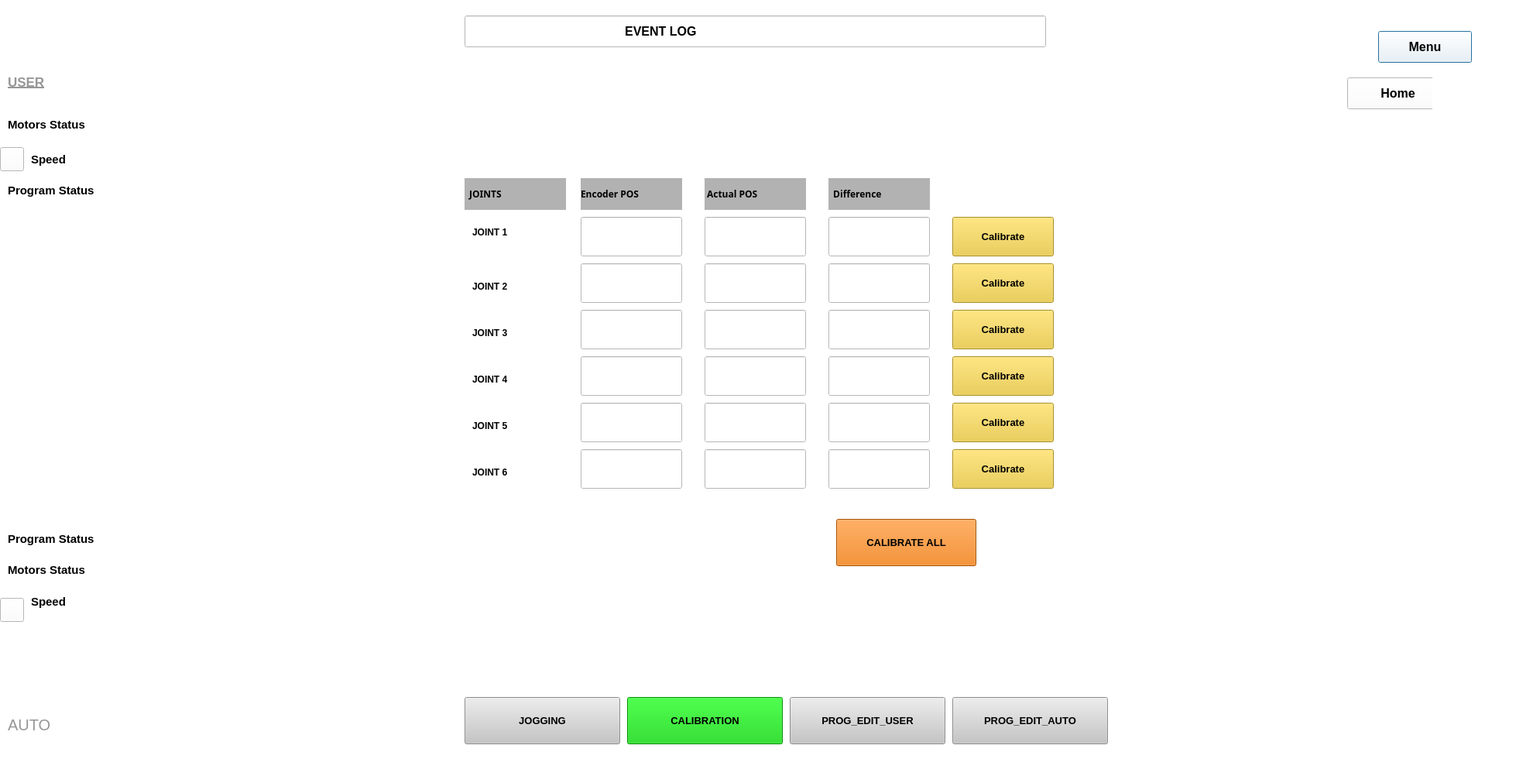
<?xml version="1.0" encoding="UTF-8"?>
<ui version="4.0">
 <class>Dialog</class>
 <widget class="QDialog" name="Dialog">
  <property name="geometry">
   <rect>
    <x>0</x>
    <y>0</y>
    <width>1989</width>
    <height>1011</height>
   </rect>
  </property>
  <property name="windowTitle">
   <string>Dialog</string>
  </property>
  <property name="styleSheet">
   <string notr="true">background-color: rgb(255, 255, 255);</string>
  </property>
  <widget class="QLineEdit" name="lineEdit">
   <property name="geometry">
    <rect>
     <x>600</x>
     <y>20</y>
     <width>751</width>
     <height>41</height>
    </rect>
   </property>
   <property name="font">
    <font>
     <pointsize>12</pointsize>
     <weight>75</weight>
     <bold>true</bold>
    </font>
   </property>
   <property name="text">
    <string>                                              EVENT LOG</string>
   </property>
  </widget>
  <widget class="QLabel" name="label_4">
   <property name="geometry">
    <rect>
     <x>610</x>
     <y>30</y>
     <width>21</width>
     <height>21</height>
    </rect>
   </property>
   <property name="text">
    <string/>
   </property>
   <property name="pixmap">
    <pixmap>../images_home/info.png</pixmap>
   </property>
   <property name="scaledContents">
    <bool>true</bool>
   </property>
  </widget>
  <widget class="QLabel" name="label_6">
   <property name="geometry">
    <rect>
     <x>1540</x>
     <y>700</y>
     <width>311</width>
     <height>251</height>
    </rect>
   </property>
   <property name="text">
    <string/>
   </property>
   <property name="pixmap">
    <pixmap>../images_home/1.png</pixmap>
   </property>
   <property name="scaledContents">
    <bool>true</bool>
   </property>
  </widget>
  <widget class="QLabel" name="label_7">
   <property name="geometry">
    <rect>
     <x>10</x>
     <y>840</y>
     <width>51</width>
     <height>61</height>
    </rect>
   </property>
   <property name="text">
    <string/>
   </property>
   <property name="pixmap">
    <pixmap>../images_home/a-removebg-preview.png</pixmap>
   </property>
   <property name="scaledContents">
    <bool>true</bool>
   </property>
  </widget>
  <widget class="QLabel" name="label_8">
   <property name="geometry">
    <rect>
     <x>10</x>
     <y>920</y>
     <width>91</width>
     <height>31</height>
    </rect>
   </property>
   <property name="font">
    <font>
     <pointsize>15</pointsize>
    </font>
   </property>
   <property name="styleSheet">
    <string notr="true">color:rgb(151, 151, 151);
font-size:15pt;</string>
   </property>
   <property name="text">
    <string>AUTO</string>
   </property>
  </widget>
  <widget class="QLabel" name="label_10">
   <property name="geometry">
    <rect>
     <x>10</x>
     <y>80</y>
     <width>131</width>
     <height>51</height>
    </rect>
   </property>
   <property name="font">
    <font>
     <pointsize>13</pointsize>
     <weight>75</weight>
     <italic>false</italic>
     <bold>true</bold>
     <underline>true</underline>
    </font>
   </property>
   <property name="styleSheet">
    <string notr="true">color:rgb(151, 151, 151);
font-size:13pt;</string>
   </property>
   <property name="text">
    <string>USER</string>
   </property>
  </widget>
  <widget class="QLabel" name="label_9">
   <property name="geometry">
    <rect>
     <x>10</x>
     <y>10</y>
     <width>51</width>
     <height>61</height>
    </rect>
   </property>
   <property name="text">
    <string/>
   </property>
   <property name="pixmap">
    <pixmap>../images_home/U.png</pixmap>
   </property>
   <property name="scaledContents">
    <bool>true</bool>
   </property>
  </widget>
  <widget class="QPushButton" name="calibratemenubtn1">
   <property name="geometry">
    <rect>
     <x>1780</x>
     <y>40</y>
     <width>121</width>
     <height>41</height>
    </rect>
   </property>
   <property name="font">
    <font>
     <pointsize>12</pointsize>
     <weight>75</weight>
     <bold>true</bold>
    </font>
   </property>
   <property name="text">
    <string>Menu</string>
   </property>
   <property name="icon">
    <iconset>
     <normaloff>:/symbol/menu.png</normaloff>:/symbol/menu.png</iconset>
   </property>
  </widget>
  <widget class="QLabel" name="label">
   <property name="geometry">
    <rect>
     <x>610</x>
     <y>290</y>
     <width>71</width>
     <height>20</height>
    </rect>
   </property>
   <property name="font">
    <font>
     <pointsize>9</pointsize>
     <weight>75</weight>
     <bold>true</bold>
    </font>
   </property>
   <property name="text">
    <string>JOINT 1</string>
   </property>
  </widget>
  <widget class="QLabel" name="label_2">
   <property name="geometry">
    <rect>
     <x>610</x>
     <y>360</y>
     <width>71</width>
     <height>20</height>
    </rect>
   </property>
   <property name="font">
    <font>
     <pointsize>9</pointsize>
     <weight>75</weight>
     <bold>true</bold>
    </font>
   </property>
   <property name="text">
    <string>JOINT 2</string>
   </property>
  </widget>
  <widget class="QLabel" name="label_5">
   <property name="geometry">
    <rect>
     <x>610</x>
     <y>420</y>
     <width>81</width>
     <height>20</height>
    </rect>
   </property>
   <property name="font">
    <font>
     <pointsize>9</pointsize>
     <weight>75</weight>
     <bold>true</bold>
    </font>
   </property>
   <property name="text">
    <string>JOINT 3</string>
   </property>
  </widget>
  <widget class="QLabel" name="label_12">
   <property name="geometry">
    <rect>
     <x>610</x>
     <y>480</y>
     <width>81</width>
     <height>20</height>
    </rect>
   </property>
   <property name="font">
    <font>
     <pointsize>9</pointsize>
     <weight>75</weight>
     <bold>true</bold>
    </font>
   </property>
   <property name="text">
    <string>JOINT 4</string>
   </property>
  </widget>
  <widget class="QLabel" name="label_13">
   <property name="geometry">
    <rect>
     <x>610</x>
     <y>540</y>
     <width>71</width>
     <height>20</height>
    </rect>
   </property>
   <property name="font">
    <font>
     <pointsize>9</pointsize>
     <weight>75</weight>
     <bold>true</bold>
    </font>
   </property>
   <property name="text">
    <string>JOINT 5</string>
   </property>
  </widget>
  <widget class="QLabel" name="label_15">
   <property name="geometry">
    <rect>
     <x>610</x>
     <y>600</y>
     <width>71</width>
     <height>20</height>
    </rect>
   </property>
   <property name="font">
    <font>
     <pointsize>9</pointsize>
     <weight>75</weight>
     <bold>true</bold>
    </font>
   </property>
   <property name="text">
    <string>JOINT 6</string>
   </property>
  </widget>
  <widget class="QLabel" name="label_16">
   <property name="geometry">
    <rect>
     <x>600</x>
     <y>230</y>
     <width>131</width>
     <height>41</height>
    </rect>
   </property>
   <property name="font">
    <font>
     <family>MS Reference Sans Serif</family>
     <pointsize>9</pointsize>
     <weight>75</weight>
     <bold>true</bold>
    </font>
   </property>
   <property name="styleSheet">
    <string notr="true">background-color: rgb(178, 178, 178);</string>
   </property>
   <property name="text">
    <string>  JOINTS</string>
   </property>
  </widget>
  <widget class="QLabel" name="label_17">
   <property name="geometry">
    <rect>
     <x>750</x>
     <y>230</y>
     <width>131</width>
     <height>41</height>
    </rect>
   </property>
   <property name="font">
    <font>
     <family>MS Reference Sans Serif</family>
     <pointsize>9</pointsize>
     <weight>75</weight>
     <bold>true</bold>
    </font>
   </property>
   <property name="styleSheet">
    <string notr="true">background-color: rgb(178, 178, 178);</string>
   </property>
   <property name="text">
    <string>Encoder POS</string>
   </property>
  </widget>
  <widget class="QLabel" name="label_18">
   <property name="geometry">
    <rect>
     <x>910</x>
     <y>230</y>
     <width>131</width>
     <height>41</height>
    </rect>
   </property>
   <property name="font">
    <font>
     <family>MS Reference Sans Serif</family>
     <pointsize>9</pointsize>
     <weight>75</weight>
     <bold>true</bold>
    </font>
   </property>
   <property name="styleSheet">
    <string notr="true">background-color: rgb(178, 178, 178);</string>
   </property>
   <property name="text">
    <string> Actual POS</string>
   </property>
  </widget>
  <widget class="QLabel" name="label_19">
   <property name="geometry">
    <rect>
     <x>1070</x>
     <y>230</y>
     <width>131</width>
     <height>41</height>
    </rect>
   </property>
   <property name="font">
    <font>
     <family>MS Reference Sans Serif</family>
     <pointsize>9</pointsize>
     <weight>75</weight>
     <bold>true</bold>
    </font>
   </property>
   <property name="styleSheet">
    <string notr="true">background-color: rgb(178, 178, 178);</string>
   </property>
   <property name="text">
    <string>  Difference</string>
   </property>
  </widget>
  <widget class="QPushButton" name="pushButton_10">
   <property name="geometry">
    <rect>
     <x>1230</x>
     <y>580</y>
     <width>131</width>
     <height>51</height>
    </rect>
   </property>
   <property name="font">
    <font>
     <pointsize>10</pointsize>
     <weight>75</weight>
     <bold>true</bold>
    </font>
   </property>
   <property name="styleSheet">
    <string notr="true">background-color: rgb(235, 199, 51);</string>
   </property>
   <property name="text">
    <string>Calibrate</string>
   </property>
  </widget>
  <widget class="QLabel" name="label_20">
   <property name="geometry">
    <rect>
     <x>1370</x>
     <y>290</y>
     <width>35</width>
     <height>31</height>
    </rect>
   </property>
   <property name="text">
    <string/>
   </property>
   <property name="pixmap">
    <pixmap>:/NEW/LOGIN/Images_UI/lock-fotor-bg-remover-2023090612198.png</pixmap>
   </property>
   <property name="scaledContents">
    <bool>true</bool>
   </property>
  </widget>
  <widget class="QLabel" name="label_21">
   <property name="geometry">
    <rect>
     <x>1370</x>
     <y>330</y>
     <width>35</width>
     <height>31</height>
    </rect>
   </property>
   <property name="text">
    <string/>
   </property>
   <property name="pixmap">
    <pixmap>:/NEW/LOGIN/Images_UI/lock-fotor-bg-remover-2023090612198.png</pixmap>
   </property>
   <property name="scaledContents">
    <bool>true</bool>
   </property>
  </widget>
  <widget class="QLabel" name="label_22">
   <property name="geometry">
    <rect>
     <x>1370</x>
     <y>380</y>
     <width>35</width>
     <height>31</height>
    </rect>
   </property>
   <property name="text">
    <string/>
   </property>
   <property name="pixmap">
    <pixmap>:/NEW/LOGIN/Images_UI/lock-fotor-bg-remover-2023090612198.png</pixmap>
   </property>
   <property name="scaledContents">
    <bool>true</bool>
   </property>
  </widget>
  <widget class="QLabel" name="label_23">
   <property name="geometry">
    <rect>
     <x>1370</x>
     <y>430</y>
     <width>35</width>
     <height>31</height>
    </rect>
   </property>
   <property name="text">
    <string/>
   </property>
   <property name="pixmap">
    <pixmap>:/NEW/LOGIN/Images_UI/lock-fotor-bg-remover-2023090612198.png</pixmap>
   </property>
   <property name="scaledContents">
    <bool>true</bool>
   </property>
  </widget>
  <widget class="QLabel" name="label_24">
   <property name="geometry">
    <rect>
     <x>1370</x>
     <y>480</y>
     <width>35</width>
     <height>31</height>
    </rect>
   </property>
   <property name="text">
    <string/>
   </property>
   <property name="pixmap">
    <pixmap>:/NEW/LOGIN/Images_UI/lock-fotor-bg-remover-2023090612198.png</pixmap>
   </property>
   <property name="scaledContents">
    <bool>true</bool>
   </property>
  </widget>
  <widget class="QPushButton" name="pushButton_12">
   <property name="geometry">
    <rect>
     <x>1080</x>
     <y>670</y>
     <width>181</width>
     <height>61</height>
    </rect>
   </property>
   <property name="font">
    <font>
     <pointsize>10</pointsize>
     <weight>75</weight>
     <bold>true</bold>
    </font>
   </property>
   <property name="styleSheet">
    <string notr="true">background-color: rgb(231, 115, 0);</string>
   </property>
   <property name="text">
    <string>CALIBRATE ALL</string>
   </property>
  </widget>
  <widget class="QLabel" name="label_26">
   <property name="geometry">
    <rect>
     <x>1250</x>
     <y>610</y>
     <width>35</width>
     <height>31</height>
    </rect>
   </property>
   <property name="text">
    <string/>
   </property>
   <property name="pixmap">
    <pixmap>:/NEW/LOGIN/Images_UI/lock-fotor-bg-remover-2023090612198.png</pixmap>
   </property>
   <property name="scaledContents">
    <bool>true</bool>
   </property>
  </widget>
  <widget class="QLabel" name="label_28">
   <property name="geometry">
    <rect>
     <x>0</x>
     <y>310</y>
     <width>131</width>
     <height>251</height>
    </rect>
   </property>
   <property name="text">
    <string/>
   </property>
   <property name="pixmap">
    <pixmap>:/NEW/LOGIN/Images_UI/cal.png</pixmap>
   </property>
   <property name="scaledContents">
    <bool>true</bool>
   </property>
  </widget>
  <widget class="QLabel" name="label_25">
   <property name="geometry">
    <rect>
     <x>1370</x>
     <y>530</y>
     <width>35</width>
     <height>31</height>
    </rect>
   </property>
   <property name="text">
    <string/>
   </property>
   <property name="pixmap">
    <pixmap>:/NEW/LOGIN/Images_UI/lock-fotor-bg-remover-2023090612198.png</pixmap>
   </property>
   <property name="scaledContents">
    <bool>true</bool>
   </property>
  </widget>
  <widget class="QLineEdit" name="lineEdit_31">
   <property name="geometry">
    <rect>
     <x>750</x>
     <y>280</y>
     <width>131</width>
     <height>51</height>
    </rect>
   </property>
   <property name="font">
    <font>
     <pointsize>9</pointsize>
     <weight>75</weight>
     <bold>true</bold>
    </font>
   </property>
   <property name="text">
    <string/>
   </property>
  </widget>
  <widget class="QLabel" name="label_27">
   <property name="geometry">
    <rect>
     <x>0</x>
     <y>320</y>
     <width>121</width>
     <height>251</height>
    </rect>
   </property>
   <property name="text">
    <string/>
   </property>
   <property name="pixmap">
    <pixmap>../images_home/cal.png</pixmap>
   </property>
   <property name="scaledContents">
    <bool>true</bool>
   </property>
  </widget>
  <widget class="QLabel" name="label_29">
   <property name="geometry">
    <rect>
     <x>1370</x>
     <y>290</y>
     <width>31</width>
     <height>31</height>
    </rect>
   </property>
   <property name="text">
    <string/>
   </property>
   <property name="pixmap">
    <pixmap>../images_home/lock-fotor-bg-remover-2023090612198.png</pixmap>
   </property>
   <property name="scaledContents">
    <bool>true</bool>
   </property>
  </widget>
  <widget class="QLineEdit" name="lineEdit_32">
   <property name="geometry">
    <rect>
     <x>750</x>
     <y>400</y>
     <width>131</width>
     <height>51</height>
    </rect>
   </property>
   <property name="font">
    <font>
     <pointsize>9</pointsize>
     <weight>75</weight>
     <bold>true</bold>
    </font>
   </property>
   <property name="text">
    <string/>
   </property>
  </widget>
  <widget class="QLineEdit" name="lineEdit_33">
   <property name="geometry">
    <rect>
     <x>750</x>
     <y>340</y>
     <width>131</width>
     <height>51</height>
    </rect>
   </property>
   <property name="font">
    <font>
     <pointsize>9</pointsize>
     <weight>75</weight>
     <bold>true</bold>
    </font>
   </property>
   <property name="text">
    <string/>
   </property>
  </widget>
  <widget class="QLineEdit" name="lineEdit_34">
   <property name="geometry">
    <rect>
     <x>750</x>
     <y>580</y>
     <width>131</width>
     <height>51</height>
    </rect>
   </property>
   <property name="font">
    <font>
     <pointsize>9</pointsize>
     <weight>75</weight>
     <bold>true</bold>
    </font>
   </property>
   <property name="text">
    <string/>
   </property>
  </widget>
  <widget class="QLineEdit" name="lineEdit_35">
   <property name="geometry">
    <rect>
     <x>750</x>
     <y>520</y>
     <width>131</width>
     <height>51</height>
    </rect>
   </property>
   <property name="font">
    <font>
     <pointsize>9</pointsize>
     <weight>75</weight>
     <bold>true</bold>
    </font>
   </property>
   <property name="text">
    <string/>
   </property>
  </widget>
  <widget class="QLineEdit" name="lineEdit_36">
   <property name="geometry">
    <rect>
     <x>750</x>
     <y>460</y>
     <width>131</width>
     <height>51</height>
    </rect>
   </property>
   <property name="font">
    <font>
     <pointsize>9</pointsize>
     <weight>75</weight>
     <bold>true</bold>
    </font>
   </property>
   <property name="text">
    <string/>
   </property>
  </widget>
  <widget class="QLineEdit" name="lineEdit_37">
   <property name="geometry">
    <rect>
     <x>910</x>
     <y>280</y>
     <width>131</width>
     <height>51</height>
    </rect>
   </property>
   <property name="font">
    <font>
     <pointsize>9</pointsize>
     <weight>75</weight>
     <bold>true</bold>
    </font>
   </property>
   <property name="text">
    <string/>
   </property>
  </widget>
  <widget class="QLineEdit" name="lineEdit_38">
   <property name="geometry">
    <rect>
     <x>910</x>
     <y>340</y>
     <width>131</width>
     <height>51</height>
    </rect>
   </property>
   <property name="font">
    <font>
     <pointsize>9</pointsize>
     <weight>75</weight>
     <bold>true</bold>
    </font>
   </property>
   <property name="text">
    <string/>
   </property>
  </widget>
  <widget class="QLineEdit" name="lineEdit_40">
   <property name="geometry">
    <rect>
     <x>910</x>
     <y>400</y>
     <width>131</width>
     <height>51</height>
    </rect>
   </property>
   <property name="font">
    <font>
     <pointsize>9</pointsize>
     <weight>75</weight>
     <bold>true</bold>
    </font>
   </property>
   <property name="text">
    <string/>
   </property>
  </widget>
  <widget class="QLineEdit" name="lineEdit_41">
   <property name="geometry">
    <rect>
     <x>1070</x>
     <y>580</y>
     <width>131</width>
     <height>51</height>
    </rect>
   </property>
   <property name="font">
    <font>
     <pointsize>9</pointsize>
     <weight>75</weight>
     <bold>true</bold>
    </font>
   </property>
   <property name="text">
    <string/>
   </property>
  </widget>
  <widget class="QLineEdit" name="lineEdit_42">
   <property name="geometry">
    <rect>
     <x>1070</x>
     <y>520</y>
     <width>131</width>
     <height>51</height>
    </rect>
   </property>
   <property name="font">
    <font>
     <pointsize>9</pointsize>
     <weight>75</weight>
     <bold>true</bold>
    </font>
   </property>
   <property name="text">
    <string/>
   </property>
  </widget>
  <widget class="QLineEdit" name="lineEdit_43">
   <property name="geometry">
    <rect>
     <x>1070</x>
     <y>460</y>
     <width>131</width>
     <height>51</height>
    </rect>
   </property>
   <property name="font">
    <font>
     <pointsize>9</pointsize>
     <weight>75</weight>
     <bold>true</bold>
    </font>
   </property>
   <property name="text">
    <string/>
   </property>
  </widget>
  <widget class="QLineEdit" name="lineEdit_44">
   <property name="geometry">
    <rect>
     <x>1070</x>
     <y>400</y>
     <width>131</width>
     <height>51</height>
    </rect>
   </property>
   <property name="font">
    <font>
     <pointsize>9</pointsize>
     <weight>75</weight>
     <bold>true</bold>
    </font>
   </property>
   <property name="text">
    <string/>
   </property>
  </widget>
  <widget class="QLineEdit" name="lineEdit_45">
   <property name="geometry">
    <rect>
     <x>1070</x>
     <y>340</y>
     <width>131</width>
     <height>51</height>
    </rect>
   </property>
   <property name="font">
    <font>
     <pointsize>9</pointsize>
     <weight>75</weight>
     <bold>true</bold>
    </font>
   </property>
   <property name="text">
    <string/>
   </property>
  </widget>
  <widget class="QLineEdit" name="lineEdit_46">
   <property name="geometry">
    <rect>
     <x>1070</x>
     <y>280</y>
     <width>131</width>
     <height>51</height>
    </rect>
   </property>
   <property name="font">
    <font>
     <pointsize>9</pointsize>
     <weight>75</weight>
     <bold>true</bold>
    </font>
   </property>
   <property name="text">
    <string/>
   </property>
  </widget>
  <widget class="QLineEdit" name="lineEdit_47">
   <property name="geometry">
    <rect>
     <x>910</x>
     <y>460</y>
     <width>131</width>
     <height>51</height>
    </rect>
   </property>
   <property name="font">
    <font>
     <pointsize>9</pointsize>
     <weight>75</weight>
     <bold>true</bold>
    </font>
   </property>
   <property name="text">
    <string/>
   </property>
  </widget>
  <widget class="QLineEdit" name="lineEdit_48">
   <property name="geometry">
    <rect>
     <x>910</x>
     <y>520</y>
     <width>131</width>
     <height>51</height>
    </rect>
   </property>
   <property name="font">
    <font>
     <pointsize>9</pointsize>
     <weight>75</weight>
     <bold>true</bold>
    </font>
   </property>
   <property name="text">
    <string/>
   </property>
  </widget>
  <widget class="QLineEdit" name="lineEdit_49">
   <property name="geometry">
    <rect>
     <x>910</x>
     <y>580</y>
     <width>131</width>
     <height>51</height>
    </rect>
   </property>
   <property name="font">
    <font>
     <pointsize>9</pointsize>
     <weight>75</weight>
     <bold>true</bold>
    </font>
   </property>
   <property name="text">
    <string/>
   </property>
  </widget>
  <widget class="QPushButton" name="pushButton_11">
   <property name="geometry">
    <rect>
     <x>1230</x>
     <y>280</y>
     <width>131</width>
     <height>51</height>
    </rect>
   </property>
   <property name="font">
    <font>
     <pointsize>10</pointsize>
     <weight>75</weight>
     <bold>true</bold>
    </font>
   </property>
   <property name="styleSheet">
    <string notr="true">background-color: rgb(235, 199, 51);</string>
   </property>
   <property name="text">
    <string>Calibrate</string>
   </property>
  </widget>
  <widget class="QPushButton" name="pushButton_13">
   <property name="geometry">
    <rect>
     <x>1230</x>
     <y>340</y>
     <width>131</width>
     <height>51</height>
    </rect>
   </property>
   <property name="font">
    <font>
     <pointsize>10</pointsize>
     <weight>75</weight>
     <bold>true</bold>
    </font>
   </property>
   <property name="styleSheet">
    <string notr="true">background-color: rgb(235, 199, 51);</string>
   </property>
   <property name="text">
    <string>Calibrate</string>
   </property>
  </widget>
  <widget class="QPushButton" name="pushButton_14">
   <property name="geometry">
    <rect>
     <x>1230</x>
     <y>400</y>
     <width>131</width>
     <height>51</height>
    </rect>
   </property>
   <property name="font">
    <font>
     <pointsize>10</pointsize>
     <weight>75</weight>
     <bold>true</bold>
    </font>
   </property>
   <property name="styleSheet">
    <string notr="true">background-color: rgb(235, 199, 51);</string>
   </property>
   <property name="text">
    <string>Calibrate</string>
   </property>
  </widget>
  <widget class="QPushButton" name="pushButton_15">
   <property name="geometry">
    <rect>
     <x>1230</x>
     <y>460</y>
     <width>131</width>
     <height>51</height>
    </rect>
   </property>
   <property name="font">
    <font>
     <pointsize>10</pointsize>
     <weight>75</weight>
     <bold>true</bold>
    </font>
   </property>
   <property name="styleSheet">
    <string notr="true">background-color: rgb(235, 199, 51);</string>
   </property>
   <property name="text">
    <string>Calibrate</string>
   </property>
  </widget>
  <widget class="QPushButton" name="pushButton_16">
   <property name="geometry">
    <rect>
     <x>1230</x>
     <y>520</y>
     <width>131</width>
     <height>51</height>
    </rect>
   </property>
   <property name="font">
    <font>
     <pointsize>10</pointsize>
     <weight>75</weight>
     <bold>true</bold>
    </font>
   </property>
   <property name="styleSheet">
    <string notr="true">background-color: rgb(235, 199, 51);</string>
   </property>
   <property name="text">
    <string>Calibrate</string>
   </property>
  </widget>
  <widget class="QLabel" name="label_30">
   <property name="geometry">
    <rect>
     <x>1370</x>
     <y>350</y>
     <width>31</width>
     <height>31</height>
    </rect>
   </property>
   <property name="text">
    <string/>
   </property>
   <property name="pixmap">
    <pixmap>../images_home/lock-fotor-bg-remover-2023090612198.png</pixmap>
   </property>
   <property name="scaledContents">
    <bool>true</bool>
   </property>
  </widget>
  <widget class="QLabel" name="label_31">
   <property name="geometry">
    <rect>
     <x>1370</x>
     <y>410</y>
     <width>31</width>
     <height>31</height>
    </rect>
   </property>
   <property name="text">
    <string/>
   </property>
   <property name="pixmap">
    <pixmap>../images_home/lock-fotor-bg-remover-2023090612198.png</pixmap>
   </property>
   <property name="scaledContents">
    <bool>true</bool>
   </property>
  </widget>
  <widget class="QLabel" name="label_32">
   <property name="geometry">
    <rect>
     <x>1370</x>
     <y>470</y>
     <width>31</width>
     <height>31</height>
    </rect>
   </property>
   <property name="text">
    <string/>
   </property>
   <property name="pixmap">
    <pixmap>../images_home/lock-fotor-bg-remover-2023090612198.png</pixmap>
   </property>
   <property name="scaledContents">
    <bool>true</bool>
   </property>
  </widget>
  <widget class="QLabel" name="label_33">
   <property name="geometry">
    <rect>
     <x>1370</x>
     <y>530</y>
     <width>31</width>
     <height>31</height>
    </rect>
   </property>
   <property name="text">
    <string/>
   </property>
   <property name="pixmap">
    <pixmap>../images_home/lock-fotor-bg-remover-2023090612198.png</pixmap>
   </property>
   <property name="scaledContents">
    <bool>true</bool>
   </property>
  </widget>
  <widget class="QLabel" name="label_34">
   <property name="geometry">
    <rect>
     <x>1370</x>
     <y>590</y>
     <width>31</width>
     <height>31</height>
    </rect>
   </property>
   <property name="text">
    <string/>
   </property>
   <property name="pixmap">
    <pixmap>../images_home/lock-fotor-bg-remover-2023090612198.png</pixmap>
   </property>
   <property name="scaledContents">
    <bool>true</bool>
   </property>
  </widget>
  <widget class="QLabel" name="label_35">
   <property name="geometry">
    <rect>
     <x>1270</x>
     <y>680</y>
     <width>31</width>
     <height>31</height>
    </rect>
   </property>
   <property name="text">
    <string/>
   </property>
   <property name="pixmap">
    <pixmap>../images_home/lock-fotor-bg-remover-2023090612198.png</pixmap>
   </property>
   <property name="scaledContents">
    <bool>true</bool>
   </property>
  </widget>
  <widget class="QPushButton" name="hmmenubtn3">
   <property name="geometry">
    <rect>
     <x>1740</x>
     <y>100</y>
     <width>131</width>
     <height>41</height>
    </rect>
   </property>
   <property name="font">
    <font>
     <pointsize>12</pointsize>
     <weight>75</weight>
     <bold>true</bold>
    </font>
   </property>
   <property name="text">
    <string>Home</string>
   </property>
   <property name="icon">
    <iconset>
     <normaloff>:/symbol/menu.png</normaloff>:/symbol/menu.png</iconset>
   </property>
  </widget>
  <widget class="QLabel" name="label_3">
   <property name="geometry">
    <rect>
     <x>1850</x>
     <y>90</y>
     <width>51</width>
     <height>61</height>
    </rect>
   </property>
   <property name="text">
    <string/>
   </property>
   <property name="pixmap">
    <pixmap>home.png</pixmap>
   </property>
   <property name="scaledContents">
    <bool>true</bool>
   </property>
  </widget>
  <widget class="QPushButton" name="jogybtn3">
   <property name="geometry">
    <rect>
     <x>600</x>
     <y>900</y>
     <width>201</width>
     <height>61</height>
    </rect>
   </property>
   <property name="font">
    <font>
     <pointsize>10</pointsize>
     <weight>75</weight>
     <bold>true</bold>
    </font>
   </property>
   <property name="styleSheet">
    <string notr="true">background-color: rgb(255, 169, 21);
background-color: rgb(197, 197, 197);
</string>
   </property>
   <property name="text">
    <string>JOGGING</string>
   </property>
  </widget>
  <widget class="QPushButton" name="prguserbtn3">
   <property name="geometry">
    <rect>
     <x>1020</x>
     <y>900</y>
     <width>201</width>
     <height>61</height>
    </rect>
   </property>
   <property name="font">
    <font>
     <pointsize>10</pointsize>
     <weight>75</weight>
     <bold>true</bold>
    </font>
   </property>
   <property name="styleSheet">
    <string notr="true">background-color: rgb(255, 169, 21);
background-color: rgb(197, 197, 197);
</string>
   </property>
   <property name="text">
    <string>PROG_EDIT_USER</string>
   </property>
  </widget>
  <widget class="QPushButton" name="prgautobtn3">
   <property name="geometry">
    <rect>
     <x>1230</x>
     <y>900</y>
     <width>201</width>
     <height>61</height>
    </rect>
   </property>
   <property name="font">
    <font>
     <pointsize>10</pointsize>
     <weight>75</weight>
     <bold>true</bold>
    </font>
   </property>
   <property name="styleSheet">
    <string notr="true">background-color: rgb(255, 169, 21);
background-color: rgb(197, 197, 197);
</string>
   </property>
   <property name="text">
    <string>PROG_EDIT_AUTO</string>
   </property>
  </widget>
  <widget class="QPushButton" name="increment_5">
   <property name="geometry">
    <rect>
     <x>810</x>
     <y>900</y>
     <width>201</width>
     <height>61</height>
    </rect>
   </property>
   <property name="font">
    <font>
     <pointsize>10</pointsize>
     <weight>75</weight>
     <bold>true</bold>
    </font>
   </property>
   <property name="styleSheet">
    <string notr="true">background-color: rgb(0, 201, 0);
</string>
   </property>
   <property name="text">
    <string>CALIBRATION</string>
   </property>
  </widget>
  <widget class="QPushButton" name="pushButton_6">
   <property name="geometry">
    <rect>
     <x>0</x>
     <y>772</y>
     <width>31</width>
     <height>31</height>
    </rect>
   </property>
   <property name="font">
    <font>
     <weight>75</weight>
     <bold>true</bold>
    </font>
   </property>
   <property name="text">
    <string/>
   </property>
   <property name="icon">
    <iconset>
     <normaloff>../images_home/speed_img.png</normaloff>../images_home/speed_img.png</iconset>
   </property>
  </widget>
  <widget class="QLabel" name="label_48">
   <property name="geometry">
    <rect>
     <x>10</x>
     <y>715</y>
     <width>171</width>
     <height>41</height>
    </rect>
   </property>
   <property name="font">
    <font>
     <pointsize>11</pointsize>
     <weight>75</weight>
     <bold>true</bold>
    </font>
   </property>
   <property name="text">
    <string>Motors Status</string>
   </property>
  </widget>
  <widget class="QLabel" name="label_49">
   <property name="geometry">
    <rect>
     <x>40</x>
     <y>761</y>
     <width>111</width>
     <height>31</height>
    </rect>
   </property>
   <property name="font">
    <font>
     <pointsize>11</pointsize>
     <weight>75</weight>
     <bold>true</bold>
    </font>
   </property>
   <property name="text">
    <string>Speed</string>
   </property>
  </widget>
  <widget class="QLabel" name="label_47">
   <property name="geometry">
    <rect>
     <x>10</x>
     <y>680</y>
     <width>221</width>
     <height>31</height>
    </rect>
   </property>
   <property name="font">
    <font>
     <pointsize>11</pointsize>
     <weight>75</weight>
     <bold>true</bold>
    </font>
   </property>
   <property name="text">
    <string>Program Status</string>
   </property>
  </widget>
  <widget class="QLabel" name="label_44">
   <property name="geometry">
    <rect>
     <x>10</x>
     <y>140</y>
     <width>211</width>
     <height>41</height>
    </rect>
   </property>
   <property name="font">
    <font>
     <pointsize>11</pointsize>
     <weight>75</weight>
     <bold>true</bold>
    </font>
   </property>
   <property name="text">
    <string>Motors Status</string>
   </property>
  </widget>
  <widget class="QLabel" name="label_46">
   <property name="geometry">
    <rect>
     <x>10</x>
     <y>230</y>
     <width>201</width>
     <height>31</height>
    </rect>
   </property>
   <property name="font">
    <font>
     <pointsize>11</pointsize>
     <weight>75</weight>
     <bold>true</bold>
    </font>
   </property>
   <property name="text">
    <string>Program Status</string>
   </property>
  </widget>
  <widget class="QLabel" name="label_45">
   <property name="geometry">
    <rect>
     <x>40</x>
     <y>190</y>
     <width>111</width>
     <height>31</height>
    </rect>
   </property>
   <property name="font">
    <font>
     <pointsize>11</pointsize>
     <weight>75</weight>
     <bold>true</bold>
    </font>
   </property>
   <property name="text">
    <string>Speed</string>
   </property>
  </widget>
  <widget class="QPushButton" name="pushButton_2">
   <property name="geometry">
    <rect>
     <x>0</x>
     <y>190</y>
     <width>31</width>
     <height>31</height>
    </rect>
   </property>
   <property name="font">
    <font>
     <weight>75</weight>
     <bold>true</bold>
    </font>
   </property>
   <property name="text">
    <string/>
   </property>
   <property name="icon">
    <iconset>
     <normaloff>../images_home/speed_img.png</normaloff>../images_home/speed_img.png</iconset>
   </property>
  </widget>
  <zorder>label_26</zorder>
  <zorder>lineEdit</zorder>
  <zorder>label_4</zorder>
  <zorder>label_7</zorder>
  <zorder>label_8</zorder>
  <zorder>label_10</zorder>
  <zorder>label_9</zorder>
  <zorder>calibratemenubtn1</zorder>
  <zorder>label</zorder>
  <zorder>label_2</zorder>
  <zorder>label_5</zorder>
  <zorder>label_12</zorder>
  <zorder>label_13</zorder>
  <zorder>label_15</zorder>
  <zorder>label_16</zorder>
  <zorder>label_17</zorder>
  <zorder>label_18</zorder>
  <zorder>label_19</zorder>
  <zorder>pushButton_10</zorder>
  <zorder>label_20</zorder>
  <zorder>label_21</zorder>
  <zorder>label_22</zorder>
  <zorder>label_23</zorder>
  <zorder>label_24</zorder>
  <zorder>pushButton_12</zorder>
  <zorder>label_6</zorder>
  <zorder>label_28</zorder>
  <zorder>label_25</zorder>
  <zorder>lineEdit_31</zorder>
  <zorder>label_27</zorder>
  <zorder>label_29</zorder>
  <zorder>lineEdit_32</zorder>
  <zorder>lineEdit_33</zorder>
  <zorder>lineEdit_34</zorder>
  <zorder>lineEdit_35</zorder>
  <zorder>lineEdit_36</zorder>
  <zorder>lineEdit_37</zorder>
  <zorder>lineEdit_38</zorder>
  <zorder>lineEdit_40</zorder>
  <zorder>lineEdit_41</zorder>
  <zorder>lineEdit_42</zorder>
  <zorder>lineEdit_43</zorder>
  <zorder>lineEdit_44</zorder>
  <zorder>lineEdit_45</zorder>
  <zorder>lineEdit_46</zorder>
  <zorder>lineEdit_47</zorder>
  <zorder>lineEdit_48</zorder>
  <zorder>lineEdit_49</zorder>
  <zorder>pushButton_11</zorder>
  <zorder>pushButton_13</zorder>
  <zorder>pushButton_14</zorder>
  <zorder>pushButton_15</zorder>
  <zorder>pushButton_16</zorder>
  <zorder>label_30</zorder>
  <zorder>label_31</zorder>
  <zorder>label_32</zorder>
  <zorder>label_33</zorder>
  <zorder>label_34</zorder>
  <zorder>label_35</zorder>
  <zorder>hmmenubtn3</zorder>
  <zorder>label_3</zorder>
  <zorder>jogybtn3</zorder>
  <zorder>prguserbtn3</zorder>
  <zorder>prgautobtn3</zorder>
  <zorder>increment_5</zorder>
  <zorder>pushButton_6</zorder>
  <zorder>label_48</zorder>
  <zorder>label_49</zorder>
  <zorder>label_47</zorder>
  <zorder>label_44</zorder>
  <zorder>label_46</zorder>
  <zorder>label_45</zorder>
  <zorder>pushButton_2</zorder>
 </widget>
 <resources/>
 <connections/>
</ui>
